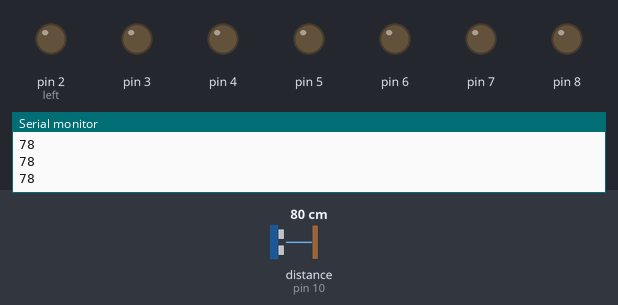
This sketch was run on a simulated Arduino Uno, built with avr-gcc and run on an emulated ATmega328P. On the bench: output pins drawn as LEDs (lit = HIGH), the last lines printed to the serial monitor. Wiring (inferred from the names in the program): ultrasonic range finder: trigger pin 9; echo pin 10. The test bench sets the inputs (shaded band); at power-on: distance to the obstacle (sensor on pin 10) 80 cm. The echo pulse lasts 58.3 µs per cm; pins used as bus, display or sensor lines are not drawn.

Above: at 1.2 s.
1.3 s: distance to the obstacle (sensor on pin 10) set to 50 cm
2.8 s: distance to the obstacle (sensor on pin 10) set to 42 cm
At 3.3 s:
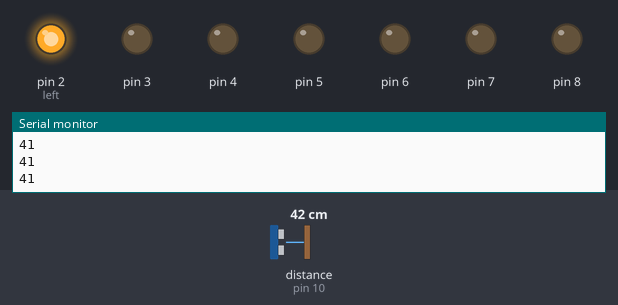
4.3 s: distance to the obstacle (sensor on pin 10) set to 36 cm
At 4.9 s:
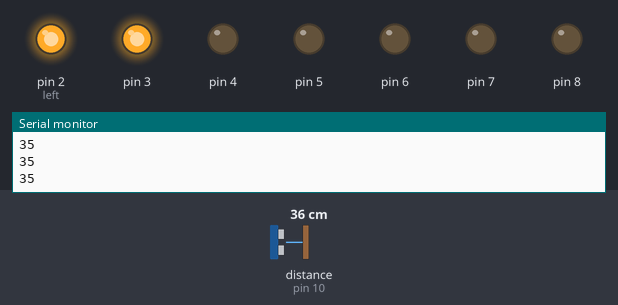
5.8 s: distance to the obstacle (sensor on pin 10) set to 29 cm
At 6.3 s:
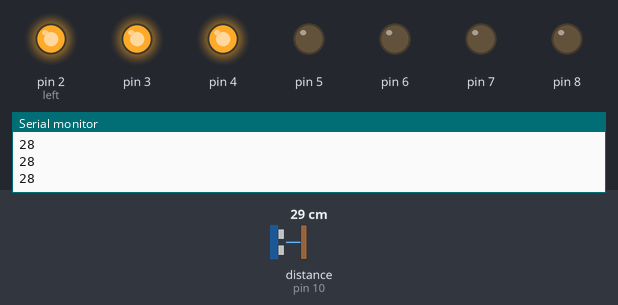
7.3 s: distance to the obstacle (sensor on pin 10) set to 2 cm
At 8.5 s:
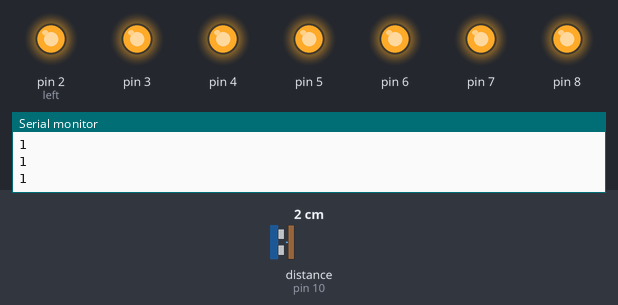
8.8 s: distance to the obstacle (sensor on pin 10) set to 35 cm
At 9.1 s:
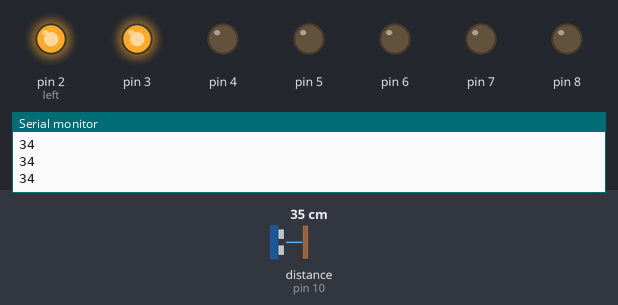
Timing chart, 0 to 11.3 s (numbered marks = the images above; inputs shaded):
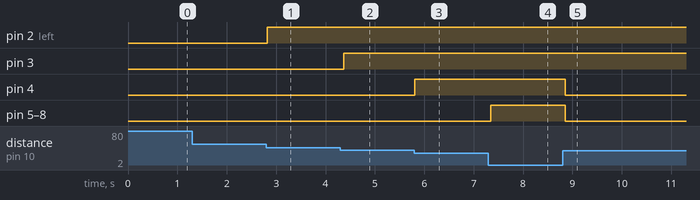

The sketch:

Ultrasonic_LED.ino
```cpp
// Ultrasonic pins
const int trigPin = 9;
const int echoPin = 10;

// LED pins (7 LEDs from pin 2 to 8)
const int left = 2;
const int right = 8;

void setup() {
  pinMode(trigPin, OUTPUT);
  pinMode(echoPin, INPUT);

  for (int x = left; x <= right; x++) {
    pinMode(x, OUTPUT);
  }

  Serial.begin(9600);
}

long getDistance() {
  // Send trigger pulse
  digitalWrite(trigPin, LOW);
  delayMicroseconds(2);
  digitalWrite(trigPin, HIGH);
  delayMicroseconds(10);
  digitalWrite(trigPin, LOW);

  // Read echo pulse
  long duration = pulseIn(echoPin, HIGH);
  // Convert to cm (speed of sound ~343 m/s)
  long distance = duration * 0.034 / 2;
  return distance;
}

void updateLEDs(int count) {
  // Turn ON first 'count' LEDs from left to right
  for (int i = 0; i < 7; i++) {
    if (i < count) {
      digitalWrite(left + i, HIGH);
    } else {
      digitalWrite(left + i, LOW);
    }
  }
}

void loop() {
  long distance = getDistance();
  Serial.println(distance);

  // Map distance range (5–35 cm) to LED count (0–7)
  int ledCount = map(distance, 50, 10, 0, 7);

  // Constrain to valid range
  ledCount = constrain(ledCount, 0, 7);

  updateLEDs(ledCount);

  delay(100); // small delay for stability
}
```

Measured:
- the behaviour switches between 46 and 45 cm on distance to the obstacle (sensor on pin 10) (found by bisection; images 0 and 1)
- the behaviour switches between 40 and 39 cm on distance to the obstacle (sensor on pin 10) (found by bisection; images 1 and 2)
- the behaviour switches between 34 and 33 cm on distance to the obstacle (sensor on pin 10) (found by bisection; images 2 and 3)
- after the input at 2.8 s, pin 2 (left): LOW → HIGH at once
- after the input at 4.3 s, pin 3: LOW → HIGH after 0.07 s
- after the input at 5.8 s, pin 4: LOW → HIGH at once
- after the input at 7.3 s, pin 5–8: LOW → HIGH after 0.05 s
- after the input at 8.8 s, pin 4–8: HIGH → LOW after 0.06 s
